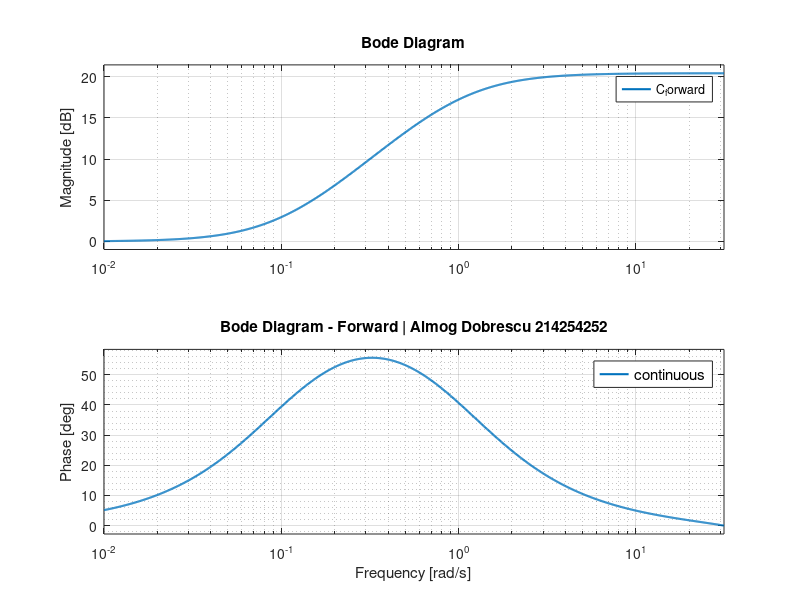
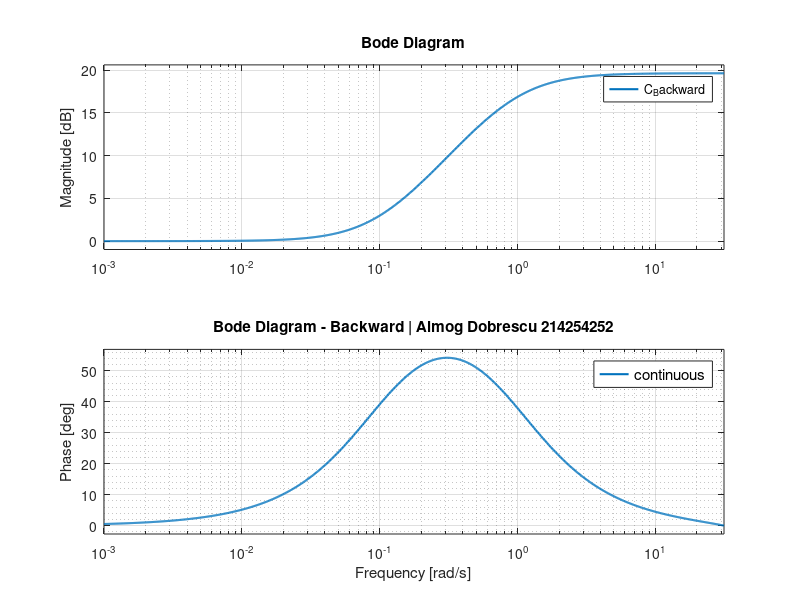
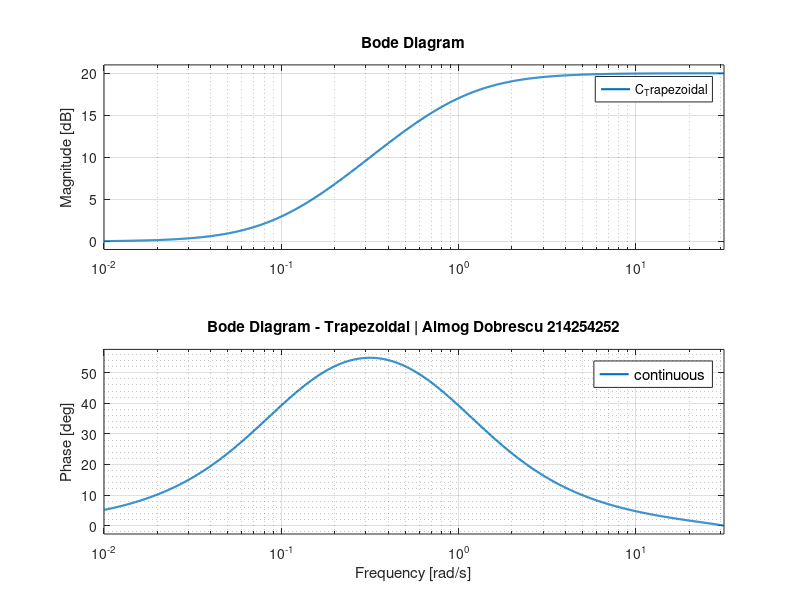
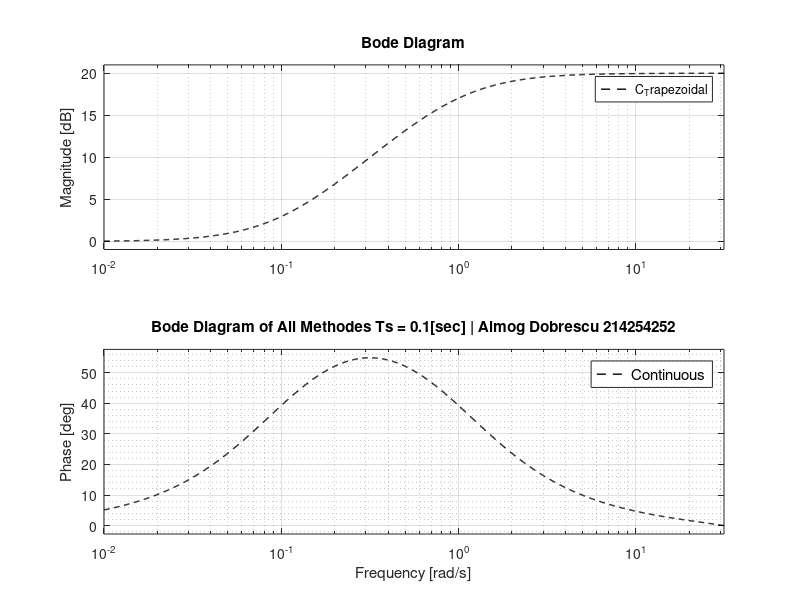

These charts were generated, in order, by the following MATLAB code: (Note: this script raises an error after producing the figures.)
clc;
%% Q4.

P = tf(1,[10 1 0]);
C = tf([10 1],[1 1]);

Ts = [1 0.1];

fig1 = figure ("Name","Q4 - Bode - Forward",'Position',[100 350 900 500]);
hold all

bode(C)
for i = 1:length(Ts)
    C_forward = tf([10 Ts(i)-10],[1 Ts(i)-1],Ts(i));
    bode(C_forward)
end
set(findall(gcf, 'type', 'line'), 'linewidth', 1.5)

grid on
grid minor
title("Bode Diagram - Forward | Almog Dobrescu 214254252")
legend({'continuous','Ts = 1[sec]','Ts = 0.1[sec]'},'FontSize',11 ,'Location','northeast')
% exportgraphics(fig1, 'Q4graph1.png','Resolution',1200);

fig2 = figure ("Name","Q4 - Bode - Backward",'Position',[250 350 900 500]);
hold all

bode(C)
for i = 1:length(Ts)
    C_Backward = tf([10+Ts(i) -10],[1+Ts(i) -1],Ts(i));
    bode(C_Backward)
end
set(findall(gcf, 'type', 'line'), 'linewidth', 1.5)

grid on
grid minor
title("Bode Diagram - Backward | Almog Dobrescu 214254252")
legend({'continuous','Ts = 1[sec]','Ts = 0.1[sec]'},'FontSize',11 ,'Location','northeast')
% exportgraphics(fig2, 'Q4graph2.png','Resolution',1200);

fig3 = figure ("Name","Q4 - Bode - Trapezoidal",'Position',[400 350 900 500]);
hold all

bode(C)
for i = 1:length(Ts)
    C_Trapezoidal = tf([20+Ts(i) Ts(i)-20],[2+Ts(i) Ts(i)-2],Ts(i));
    bode(C_Trapezoidal)
end
set(findall(gcf, 'type', 'line'), 'linewidth', 1.5)

grid on
grid minor
title("Bode Diagram - Trapezoidal | Almog Dobrescu 214254252")
legend({'continuous','Ts = 1[sec]','Ts = 0.1[sec]'},'FontSize',11 ,'Location','northeast')
% exportgraphics(fig3, 'Q4graph3.png','Resolution',1200);

fig4 = figure ("Name","Q4 - Bode of All Methodes Ts = 0.1[sec]",'Position',[550 350 900 500]);
hold all

bode(C)
for i = 2:length(Ts)
    C_forward = tf([10 Ts(i)-10],[1 Ts(i)-1],Ts(i));
    bode(C_forward,"b")
end
for i = 2:length(Ts)
    C_Backward = tf([10+Ts(i) -10],[1+Ts(i) -1],Ts(i));
    bode(C_Backward,"m")
end
for i = 2:length(Ts)
    C_Trapezoidal = tf([20+Ts(i) Ts(i)-20],[2+Ts(i) Ts(i)-2],Ts(i));
    bode(C_Trapezoidal,"--k")
end

set(findall(gcf, 'type', 'line'), 'linewidth', 1)

grid on
grid minor
title("Bode Diagram of All Methodes Ts = 0.1[sec] | Almog Dobrescu 214254252")
legend({'Continuous','Forward','Backward','Trapezoidal'},'FontSize',11 ,'Location','northeast')
% exportgraphics(fig4, 'Q4graph4.png','Resolution',1200);


fig5 = figure ("Name","Q4 - Bode of All Methodes Ts = 1[sec] ",'Position',[700 350 900 500]);
hold all

bode(C)
for i = 1:length(Ts)-1
    C_forward = tf([10 Ts(i)-10],[1 Ts(i)-1],Ts(i));
    bode(C_forward,"b")
end
for i = 1:length(Ts)-1
    C_Backward = tf([10+Ts(i) -10],[1+Ts(i) -1],Ts(i));
    bode(C_Backward,"m")
end
for i = 1:length(Ts)-1
    C_Trapezoidal = tf([20+Ts(i) Ts(i)-20],[2+Ts(i) Ts(i)-2],Ts(i));
    bode(C_Trapezoidal,"--k")
end

set(findall(gcf, 'type', 'line'), 'linewidth', 1)

grid on
grid minor
title("Bode Diagram of All Methodes Ts = 1[sec] | Almog Dobrescu 214254252")
legend({'Continuous','Forward','Backward','Trapezoidal'},'FontSize',11 ,'Location','northeast')
% exportgraphics(fig5, 'Q4graph5.png','Resolution',1200);

%% Q5.

P = tf(1,[10 1 0]);
C = tf([10 1],[1 1]);

Ts = [1 0.1];

fig6 = figure ("Name","Q5 - Step Responses - Forward ",'Position',[100 200 900 500]);
subplot(2,2,1)
hold all

step(C*P/(1+C*P));

for i = 1:length(Ts)
    Pd = c2d(P,Ts(i),'zoh');
    C_forward = tf([10 Ts(i)-10],[1 Ts(i)-1],Ts(i));
    step(C_forward*Pd/(1+C_forward*Pd))
end

set(findall(gcf, 'type', 'line'), 'linewidth', 1.5)

grid on
grid minor
title("Step Response of Output - Forward | Almog Dobrescu 214254252")
legend({'Continuous','Ts = 1[sec]','Ts = 0.1[sec]'},'FontSize',11 ,'Location','northeast')

subplot(2,2,2)
hold all

step(C/(1+C*P));

for i = 1:length(Ts)
    Pd = c2d(P,Ts(i),'zoh');
    C_forward = tf([10 Ts(i)-10],[1 Ts(i)-1],Ts(i));
    step(C_forward/(1+C_forward*Pd))
end

set(findall(gcf, 'type', 'line'), 'linewidth', 1.5)

grid on
grid minor
title("Step Response of Control Signal - Forward | Almog Dobrescu 214254252")
legend({'Continuous','Ts = 1[sec]','Ts = 0.1[sec]'},'FontSize',11 ,'Location','northeast')

subplot(2,2,[3,4]);
hold all
bode(feedback(C*P,1))
for i = 1:length(Ts)
    Pd = c2d(P,Ts(i),'zoh');
    C_forward = tf([10 Ts(i)-10],[1 Ts(i)-1],Ts(i));
    bode(feedback(C_forward*Pd,1))
end
set(findall(gcf, 'type', 'line'), 'linewidth', 1)

grid on
grid minor
title("Bode Diagram - Forward | Almog Dobrescu 214254252")
legend({'continuous','Ts = 1[sec]','Ts = 0.1[sec]'},'FontSize',11 ,'Location','northeast')
% exportgraphics(fig6, 'Q5graph1.png','Resolution',1200);

fig7 = figure ("Name","Q5 - Step Responses - Backward ",'Position',[250 200 900 500]);
subplot(2,2,1)
hold all

step(C*P/(1+C*P));

for i = 1:length(Ts)
    Pd = c2d(P,Ts(i),'zoh');
    C_Backward = tf([10+Ts(i) -10],[1+Ts(i) -1],Ts(i));
    step(feedback(C_Backward*Pd,1))
end

set(findall(gcf, 'type', 'line'), 'linewidth', 1.5)

grid on
grid minor
title("Step Response of Output - Backward | Almog Dobrescu 214254252")
legend({'Continuous','Ts = 1[sec]','Ts = 0.1[sec]'},'FontSize',11 ,'Location','northeast')

subplot(2,2,2)
hold all

step(C/(1+C*P));

for i = 1:length(Ts)
    Pd = c2d(P,Ts(i),'zoh');
    C_Backward = tf([10+Ts(i) -10],[1+Ts(i) -1],Ts(i));
    step(C_Backward/(1+C_Backward*Pd))
end

set(findall(gcf, 'type', 'line'), 'linewidth', 1.5)

grid on
grid minor
title("Step Response of Control Signal - Backward | Almog Dobrescu 214254252")
legend({'Continuous','Ts = 1[sec]','Ts = 0.1[sec]'},'FontSize',11 ,'Location','northeast')

subplot(2,2,[3,4]);
hold all
bode(feedback(C*P,1))
for i = 1:length(Ts)
    Pd = c2d(P,Ts(i),'zoh');
    C_Backward = tf([10+Ts(i) -10],[1+Ts(i) -1],Ts(i));
    bode(feedback(C_Backward*Pd,1))
end
set(findall(gcf, 'type', 'line'), 'linewidth', 1)

grid on
grid minor
title("Bode Diagram - Backward | Almog Dobrescu 214254252")
legend({'continuous','Ts = 1[sec]','Ts = 0.1[sec]'},'FontSize',11 ,'Location','northeast')
% exportgraphics(fig7, 'Q5graph2.png','Resolution',1200);

fig8 = figure ("Name","Q5 - Step Responses - Trapezoidal ",'Position',[400 200 900 500]);
subplot(2,2,1)
hold all

step(C*P/(1+C*P));

for i = 1:length(Ts)
    Pd = c2d(P,Ts(i),'zoh');
    C_Trapezoidal = tf([20+Ts(i) Ts(i)-20],[2+Ts(i) Ts(i)-2],Ts(i));
    step(feedback(C_Trapezoidal*Pd,1))
end

set(findall(gcf, 'type', 'line'), 'linewidth', 1.5)

grid on
grid minor
title("Step Response of Output - Trapezoidal | Almog Dobrescu 214254252")
legend({'Continuous','Ts = 1[sec]','Ts = 0.1[sec]'},'FontSize',11 ,'Location','northeast')

subplot(2,2,2)
hold all

step(C/(1+C*P));

for i = 1:length(Ts)
    Pd = c2d(P,Ts(i),'zoh');
    C_Trapezoidal = tf([20+Ts(i) Ts(i)-20],[2+Ts(i) Ts(i)-2],Ts(i));
    step(C_Trapezoidal/(1+C_Trapezoidal*Pd))
end

set(findall(gcf, 'type', 'line'), 'linewidth', 1.5)

grid on
grid minor
title("Step Response of Control Signal - Trapezoidal | Almog Dobrescu 214254252")
legend({'Continuous','Ts = 1[sec]','Ts = 0.1[sec]'},'FontSize',11 ,'Location','northeast')

subplot(2,2,[3,4]);
hold all
bode(feedback(C*P,1))
for i = 1:length(Ts)
    Pd = c2d(P,Ts(i),'zoh');
    C_Trapezoidal = tf([20+Ts(i) Ts(i)-20],[2+Ts(i) Ts(i)-2],Ts(i));
    bode(feedback(C_Trapezoidal*Pd,1))
end
set(findall(gcf, 'type', 'line'), 'linewidth', 1)

grid on
grid minor
title("Bode Diagram - Trapezoidal | Almog Dobrescu 214254252")
legend({'continuous','Ts = 1[sec]','Ts = 0.1[sec]'},'FontSize',11 ,'Location','northeast')
% exportgraphics(fig8, 'Q5graph3.png','Resolution',1200);

fig9 = figure ("Name","Q5 - Step Responses of All Methodes Ts = 1[sec] ",'Position',[550 200 900 500]);
subplot(2,2,1)
hold all

step(C*P/(1+C*P));
for i = 1:length(Ts)-1
    Pd = c2d(P,Ts(i),'zoh');
    C_forward = tf([10 Ts(i)-10],[1 Ts(i)-1],Ts(i));
    step(C_forward*Pd/(1+C_forward*Pd))
end
for i = 1:length(Ts)-1
    Pd = c2d(P,Ts(i),'zoh');
    C_Backward = tf([10+Ts(i) -10],[1+Ts(i) -1],Ts(i));
    step(feedback(C_Backward*Pd,1))
end
for i = 1:length(Ts)-1
    Pd = c2d(P,Ts(i),'zoh');
    C_Trapezoidal = tf([20+Ts(i) Ts(i)-20],[2+Ts(i) Ts(i)-2],Ts(i));
    step(feedback(C_Trapezoidal*Pd,1))
end

set(findall(gcf, 'type', 'line'), 'linewidth', 1.5)

grid on
grid minor
title("Step Response of Output of All Methodes Ts = 1[sec] | Almog Dobrescu 214254252")
legend({'Continuous','Forward','Backward','Trapezoidal'},'FontSize',11 ,'Location','northeast')

subplot(2,2,2)
hold all

step(C/(1+C*P));
for i = 1:length(Ts)-1
    Pd = c2d(P,Ts(i),'zoh');
    C_forward = tf([10 Ts(i)-10],[1 Ts(i)-1],Ts(i));
    step(C_forward/(1+C_forward*Pd))
end
for i = 1:length(Ts)-1
    Pd = c2d(P,Ts(i),'zoh');
    C_Backward = tf([10+Ts(i) -10],[1+Ts(i) -1],Ts(i));
    step(C_Backward/(1+C_Backward*Pd))
end

for i = 1:length(Ts)-1
    Pd = c2d(P,Ts(i),'zoh');
    C_Trapezoidal = tf([20+Ts(i) Ts(i)-20],[2+Ts(i) Ts(i)-2],Ts(i));
    step(C_Trapezoidal/(1+C_Trapezoidal*Pd))
end

set(findall(gcf, 'type', 'line'), 'linewidth', 1.5)

grid on
grid minor
title("Step Response of Control Signal of All Methodes Ts = 1[sec] | Almog Dobrescu 214254252")
legend({'Continuous','Forward','Backward','Trapezoidal'},'FontSize',11 ,'Location','northeast')

subplot(2,2,[3,4]);
hold all
bode(feedback(C*P,1))
for i = 1:length(Ts)-1
    Pd = c2d(P,Ts(i),'zoh');
    C_forward = tf([10 Ts(i)-10],[1 Ts(i)-1],Ts(i));
    bode(feedback(C_forward*Pd,1))
end
for i = 1:length(Ts)-1
    Pd = c2d(P,Ts(i),'zoh');
    C_Backward = tf([10+Ts(i) -10],[1+Ts(i) -1],Ts(i));
    bode(feedback(C_Backward*Pd,1))
end

for i = 1:length(Ts)-1
    Pd = c2d(P,Ts(i),'zoh');
    C_Trapezoidal = tf([20+Ts(i) Ts(i)-20],[2+Ts(i) Ts(i)-2],Ts(i));
    bode(feedback(C_Trapezoidal*Pd,1))
end

set(findall(gcf, 'type', 'line'), 'linewidth', 1)

grid on
grid minor
title("Bode Diagram of All Methodes Ts = 1[sec] | Almog Dobrescu 214254252")
legend({'Continuous','Forward','Backward','Trapezoidal'},'FontSize',11 ,'Location','northeast')
% exportgraphics(fig9, 'Q5graph4.png','Resolution',1200);

fig10 = figure ("Name","Q5 - Step Responses of All Methodes Ts = 0.1[sec] ",'Position',[700 200 900 500]);
subplot(2,2,1)
hold all

step(C*P/(1+C*P));
for i = 2:length(Ts)
    Pd = c2d(P,Ts(i),'zoh');
    C_forward = tf([10 Ts(i)-10],[1 Ts(i)-1],Ts(i));
    step(C_forward*Pd/(1+C_forward*Pd))
end
for i = 2:length(Ts)
    Pd = c2d(P,Ts(i),'zoh');
    C_Backward = tf([10+Ts(i) -10],[1+Ts(i) -1],Ts(i));
    step(feedback(C_Backward*Pd,1))
end
for i = 2:length(Ts)
    Pd = c2d(P,Ts(i),'zoh');
    C_Trapezoidal = tf([20+Ts(i) Ts(i)-20],[2+Ts(i) Ts(i)-2],Ts(i));
    step(feedback(C_Trapezoidal*Pd,1))
end

set(findall(gcf, 'type', 'line'), 'linewidth', 1.5)

grid on
grid minor
title("Step Response of Output of All Methodes Ts = 0.1[sec] | Almog Dobrescu 214254252")
legend({'Continuous','Forward','Backward','Trapezoidal'},'FontSize',11 ,'Location','southeast')

subplot(2,2,2)
hold all

step(C/(1+C*P));
for i = 2:length(Ts)
    Pd = c2d(P,Ts(i),'zoh');
    C_forward = tf([10 Ts(i)-10],[1 Ts(i)-1],Ts(i));
    step(C_forward/(1+C_forward*Pd))
end
for i = 2:length(Ts)
    Pd = c2d(P,Ts(i),'zoh');
    C_Backward = tf([10+Ts(i) -10],[1+Ts(i) -1],Ts(i));
    step(C_Backward/(1+C_Backward*Pd))
end

for i = 2:length(Ts)
    Pd = c2d(P,Ts(i),'zoh');
    C_Trapezoidal = tf([20+Ts(i) Ts(i)-20],[2+Ts(i) Ts(i)-2],Ts(i));
    step(C_Trapezoidal/(1+C_Trapezoidal*Pd))
end

set(findall(gcf, 'type', 'line'), 'linewidth', 1.5)

grid on
grid minor
title("Step Response of Control Signal of All Methodes Ts = 0.1[sec] | Almog Dobrescu 214254252")
legend({'Continuous','Forward','Backward','Trapezoidal'},'FontSize',11 ,'Location','northeast')

subplot(2,2,[3,4]);
hold all
bode(feedback(C*P,1))
for i = 2:length(Ts)
    Pd = c2d(P,Ts(i),'zoh');
    C_forward = tf([10 Ts(i)-10],[1 Ts(i)-1],Ts(i));
    bode(feedback(C_forward*Pd,1))
end
for i = 2:length(Ts)
    Pd = c2d(P,Ts(i),'zoh');
    C_Backward = tf([10+Ts(i) -10],[1+Ts(i) -1],Ts(i));
    bode(feedback(C_Backward*Pd,1))
end

for i = 2:length(Ts)
    Pd = c2d(P,Ts(i),'zoh');
    C_Trapezoidal = tf([20+Ts(i) Ts(i)-20],[2+Ts(i) Ts(i)-2],Ts(i));
    bode(feedback(C_Trapezoidal*Pd,1))
end

set(findall(gcf, 'type', 'line'), 'linewidth', 1)

grid on
grid minor
title("Bode Diagram of All Methodes Ts = 0.1[sec] | Almog Dobrescu 214254252")
legend({'Continuous','Forward','Backward','Trapezoidal'},'FontSize',11 ,'Location','northeast')
% exportgraphics(fig10, 'Q5graph5.png','Resolution',1200);
